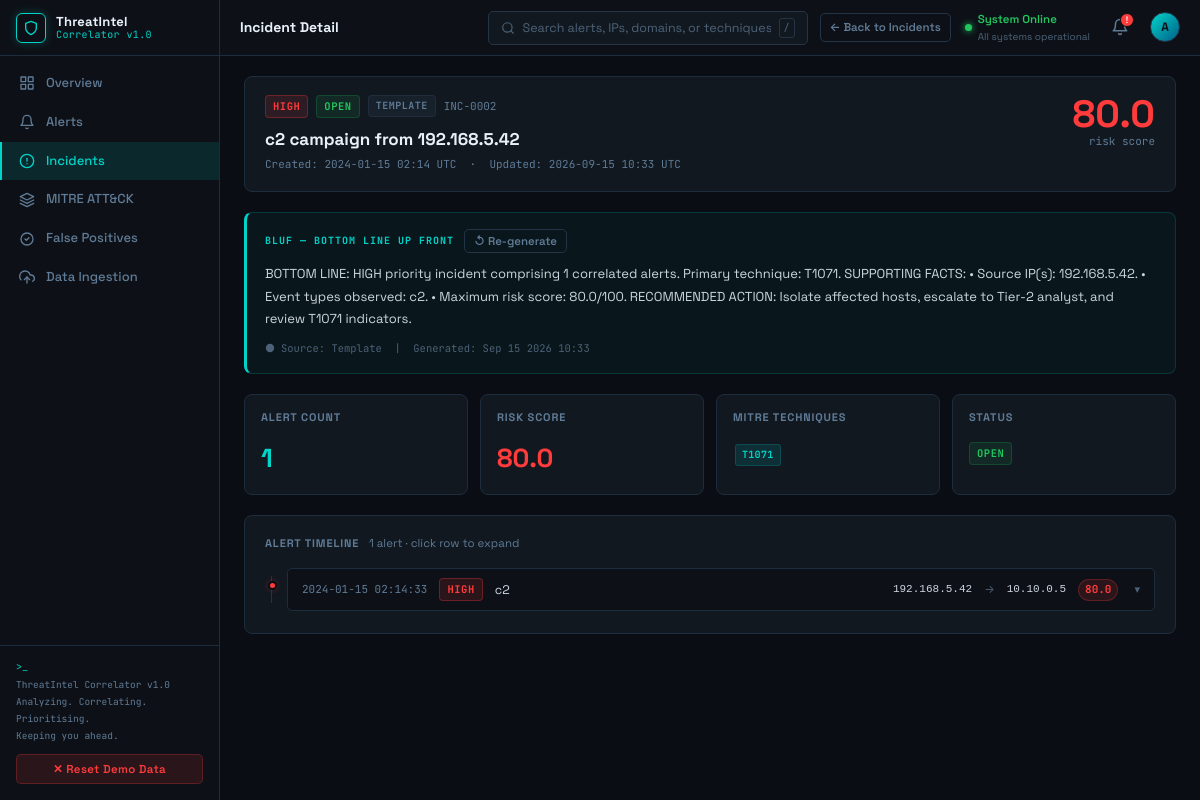
Screenshot of /incidents/2 with the database file from the repository.
### app/models/incident.py (models this page shows, shortened)
class Incident(db.Model):
    __tablename__ = "incidents"
    id = db.Column(db.Integer, primary_key=True)
    title = db.Column(db.Text, nullable=True)
    priority = db.Column(db.Text, nullable=True)          # HIGH / MEDIUM / LOW
    risk_score = db.Column(db.Float, nullable=True)
    alert_count = db.Column(db.Integer, default=0)
    mitre_techniques = db.Column(db.Text, nullable=True)  # comma-separated IDs
    bluf_summary = db.Column(db.Text, nullable=True)
    bluf_source = db.Column(db.Text, nullable=True)       # "watsonx" or "template"
    status = db.Column(db.Text, default="open")           # open / investigating / closed
    created_at = db.Column(db.DateTime, default=lambda: datetime.now(timezone.utc))
    updated_at = db.Column(
        db.DateTime,
        default=lambda: datetime.now(timezone.utc),
        onupdate=lambda: datetime.now(timezone.utc),
    )
    alerts = db.relationship(
        "Alert",
        secondary="alert_incidents",
        back_populates="incidents",
        lazy="dynamic",
    )

### app/models/alert.py (models this page shows, shortened)
class Alert(db.Model):
    __tablename__ = "alerts"
    id = db.Column(db.Integer, primary_key=True)
    external_id = db.Column(db.Text, nullable=True)
    source_feed = db.Column(db.Text, nullable=True)
    timestamp = db.Column(db.DateTime, nullable=True)
    source_ip = db.Column(db.Text, nullable=True)
    dest_ip = db.Column(db.Text, nullable=True)
    event_type = db.Column(db.Text, nullable=True)
    severity_raw = db.Column(db.Text, nullable=True)
    description = db.Column(db.Text, nullable=True)
    risk_score = db.Column(db.Float, nullable=True)
    priority = db.Column(db.Text, nullable=True)          # HIGH / MEDIUM / LOW
    is_false_positive = db.Column(db.Boolean, default=False)
    fp_reason = db.Column(db.Text, nullable=True)
    mitre_technique_id = db.Column(db.Text, nullable=True)
    mitre_technique_name = db.Column(db.Text, nullable=True)
    raw_data = db.Column(db.JSON, nullable=True)
    score_breakdown = db.Column(db.JSON, nullable=True)
    created_at = db.Column(db.DateTime, default=lambda: datetime.now(timezone.utc))
    incidents = db.relationship(
        "Incident",
        secondary="alert_incidents",
        back_populates="alerts",
        lazy="dynamic",
    )

### app/routes/dashboard.py (the view)
@dashboard_bp.route("/incidents/<int:incident_id>")
def incident_detail(incident_id):
    incident = db.session.get(Incident, incident_id)
    if incident is None:
        abort(404)
    constituent_alerts = sorted(
        list(incident.alerts), key=lambda a: (a.timestamp or a.created_at or 0)
    )
    return render_template(
        "dashboard/incident_detail.html",
        incident=incident,
        constituent_alerts=constituent_alerts,
    )

### app/templates/dashboard/incident_detail.html (shortened to what this page needs)
{% extends "base.html" %}
{% block page_title %}Incident Detail{% endblock %}
{% block topbar_actions %}
  <a href="{{ url_for('dashboard.incidents') }}" class="btn btn-secondary btn-sm">← Back to Incidents</a>
{% endblock %}
{% block content %}
{% set p = (incident.priority or 'UNKNOWN')|upper %}
{% set status = incident.status or 'open' %}
<div class="card mb-5">
  <div style="display:flex;align-items:flex-start;gap:16px;flex-wrap:wrap">
    <div style="flex:1;min-width:0">
      <div style="display:flex;align-items:center;gap:8px;margin-bottom:10px;flex-wrap:wrap">
        <span class="badge badge-{{ p|lower }}">{{ p }}</span>
        <span class="badge badge-{{ 'invest' if status == 'investigating' else status }}">{{ status }}</span>
        {% if incident.bluf_source == 'watsonx' %}
          <span class="badge badge-watsonx">✦ watsonx AI</span>
        {% else %}
          <span class="badge badge-template">Template</span>
        {% endif %}
        <span class="font-mono" style="color:var(--muted2);font-size:11px">INC-{{ '%04d' | format(incident.id) }}</span>
      </div>
      <h1 style="font-size:17px;font-weight:700;color:var(--text-bright);line-height:1.3;margin-bottom:6px">
        {{ incident.title or 'Untitled Incident' }}
      </h1>
      <div class="font-mono" style="color:var(--muted2);font-size:11px">
        Created: {{ incident.created_at.strftime('%Y-%m-%d %H:%M UTC') if incident.created_at else '—' }}
        &nbsp;·&nbsp;
        Updated: {{ incident.updated_at.strftime('%Y-%m-%d %H:%M UTC') if incident.updated_at else '—' }}
      </div>
    </div>
    <div style="text-align:right;flex-shrink:0">
      <div style="font-size:38px;font-weight:900;color:var(--{{ 'high' if (incident.risk_score or 0) >= 70 else ('medium' if (incident.risk_score or 0) >= 40 else 'low') }});line-height:1;font-family:var(--font-ui)">
        {{ (incident.risk_score or 0)|round(1) }}
      </div>
      <div class="font-mono" style="color:var(--muted2);font-size:11px">risk score</div>
    </div>
  </div>
</div>
<div class="bluf-box mb-5" id="bluf-box">
  <div class="bluf-header">
    <span class="bluf-label">BLUF — Bottom Line Up Front</span>
    <button class="btn btn-secondary btn-sm" id="btn-regen-bluf" data-incident-id="{{ incident.id }}">
      ↺ Re-generate
    </button>
  </div>
  <div class="bluf-text" id="bluf-text">
    {% if incident.bluf_summary %}
      {{ incident.bluf_summary }}
    {% else %}
      <span class="text-muted">No BLUF generated yet. Click "Re-generate" to create one.</span>
    {% endif %}
  </div>
  <div class="bluf-attribution">
    {% if incident.bluf_source == 'watsonx' %}
      <svg width="10" height="10" viewBox="0 0 24 24" fill="var(--cyan)"><circle cx="12" cy="12" r="10"/></svg>
      Source: AI (watsonx)
    {% else %}
      <svg width="10" height="10" viewBox="0 0 24 24" fill="var(--muted)"><circle cx="12" cy="12" r="10"/></svg>
      Source: Template
    {% endif %}
    &nbsp;|&nbsp; Generated: {{ incident.updated_at.strftime('%b %d %Y %H:%M') if incident.updated_at else '—' }}
  </div>
</div>
<div style="display:grid;grid-template-columns:repeat(auto-fit,minmax(140px,1fr));gap:12px;margin-bottom:20px">
  <div class="card" style="padding:14px 16px">
    <div class="card-title">Alert Count</div>
    <div style="font-size:26px;font-weight:800;color:var(--cyan)">{{ incident.alert_count or 0 }}</div>
  </div>
  <div class="card" style="padding:14px 16px">
    <div class="card-title">Risk Score</div>
    <div style="font-size:26px;font-weight:800;color:var(--{{ 'high' if (incident.risk_score or 0) >= 70 else ('medium' if (incident.risk_score or 0) >= 40 else 'low') }})">
      {{ (incident.risk_score or 0)|round(1) }}
    </div>
  </div>
  <div class="card" style="padding:14px 16px">
    <div class="card-title">MITRE Techniques</div>
    <div style="padding-top:4px">
      {% if incident.mitre_techniques %}
        {% for tech in incident.mitre_techniques.split(',') %}
          {% set t = tech.strip() %}{% if t %}
          <span class="tag" style="margin:2px">{{ t }}</span>
          {% endif %}
        {% endfor %}
      {% else %}
        <span class="text-muted">None mapped</span>
      {% endif %}
    </div>
  </div>
  <div class="card" style="padding:14px 16px">
    <div class="card-title">Status</div>
    <div style="padding-top:4px">
      <span class="badge badge-{{ 'invest' if status == 'investigating' else status }}">{{ status }}</span>
    </div>
  </div>
</div>
<div class="card">
  <div class="card-title" style="margin-bottom:16px">
    Alert Timeline
    <span style="font-weight:400;color:var(--muted2);text-transform:none;letter-spacing:0;font-size:11.5px;margin-left:6px;font-family:var(--font-ui)">
      {{ constituent_alerts | length }} alert{{ 's' if constituent_alerts | length != 1 }} · click row to expand
    </span>
  </div>
  {% if constituent_alerts %}
  <div class="timeline">
    {% for alert in constituent_alerts %}
    {% set ap = (alert.priority or 'UNKNOWN')|upper %}
    <div class="timeline-item">
      <div class="timeline-dot {{ ap|lower }}"></div>
      <div style="background:var(--bg2);border:1px solid var(--border);border-radius:var(--radius-sm);margin-bottom:4px;overflow:hidden">
        <div class="row-clickable" data-target="tl-detail-{{ alert.id }}"
             style="display:flex;align-items:center;gap:12px;padding:9px 14px;cursor:pointer"
             onclick="toggleTimelineDetail('tl-detail-{{ alert.id }}')">
          <span class="font-mono" style="color:var(--muted2);white-space:nowrap;font-size:11px">
            {{ alert.timestamp.strftime('%Y-%m-%d %H:%M:%S') if alert.timestamp else '—' }}
          </span>
          <span class="badge badge-{{ ap|lower }}">{{ ap }}</span>
          <span style="flex:1;font-size:12.5px;color:var(--text)">{{ alert.event_type or '—' }}</span>
          <code style="font-size:11px">{{ alert.source_ip or '—' }}</code>
          <span class="text-muted" style="font-size:11px">→</span>
          <code style="font-size:11px">{{ alert.dest_ip or '—' }}</code>
          <span class="score-badge score-{{ 'high' if (alert.risk_score or 0) >= 70 else ('medium' if (alert.risk_score or 0) >= 40 else 'low') }}" style="font-size:11px">
            {{ (alert.risk_score or 0)|round(1) }}
          </span>
          <span class="text-muted" style="font-size:11px;margin-left:4px">▾</span>
        </div>
      </div>
    </div>
    {% endfor %}
  </div>
  {% else %}
  <p class="text-muted">No constituent alerts found.</p>
  {% endif %}
</div>
{% endblock %}

### app/static/css/main.css (style rules this page uses)
*, *::before, *::after { box-sizing: border-box; margin: 0; padding: 0; }
:root { --bg: #0a0e14; --bg2: #0d1117; --sidebar-bg: #0d1117; --card-bg: #111820; --card-bg2: #0f1621; --border: #1e2d3d; --border2: #243447; --text: #cdd6e0; --text-bright: #e8f0f8; --muted: #4d6278; --muted2: #607b96; --cyan: #00d4c8; --cyan-dim: rgba(0,212,200,0.12); --cyan-glow: rgba(0,212,200,0.25); --high: #ff3b3b; --high-dim: rgba(255,59,59,0.12); --high-glow: rgba(255,59,59,0.3); --medium: #f59e0b; --medium-dim: rgba(245,158,11,0.12); --low: #22c55e; --low-dim: rgba(34,197,94,0.10); --blue: #3b82f6; --blue-dim: rgba(59,130,246,0.12); --sidebar-w: 220px; --topbar-h: 56px; --radius: 8px; --radius-sm: 5px; --radius-lg: 12px; --transition: 0.15s ease; --font-mono: 'JetBrains Mono', 'Courier New', monospace; --font-ui: 'Space Grotesk', system-ui, -apple-system, sans-serif; }
html, body { height: 100%; background: var(--bg); color: var(--text); font-family: var(--font-ui); font-size: 13.5px; line-height: 1.6; }
a { color: var(--cyan); text-decoration: none; }
.card { background: var(--card-bg); border: 1px solid var(--border); border-radius: var(--radius); padding: 18px 20px; }
.card-title { font-size: 11px; font-weight: 700; letter-spacing: 0.08em; text-transform: uppercase; color: var(--muted2); margin-bottom: 12px; }
.badge { display: inline-block; padding: 2px 7px; border-radius: 4px; font-size: 10.5px; font-weight: 700; letter-spacing: 0.05em; text-transform: uppercase; font-family: var(--font-mono); }
.badge-high { background: var(--high-dim); color: var(--high); border: 1px solid rgba(255,59,59,0.3); }
.badge-open { background: var(--low-dim); color: var(--low); border: 1px solid rgba(34,197,94,0.2); }
.badge-template { background: rgba(77,98,120,0.12); color: var(--muted2); border: 1px solid rgba(77,98,120,0.2); font-size: 10px; }
.score-badge { display: inline-flex; align-items: center; justify-content: center; min-width: 38px; height: 22px; border-radius: 11px; font-size: 11px; font-weight: 700; font-family: var(--font-mono); padding: 0 6px; }
.score-high { background: var(--high-dim); color: var(--high); border: 1px solid rgba(255,59,59,0.25); }
.btn { display: inline-flex; align-items: center; gap: 5px; padding: 6px 13px; border-radius: var(--radius-sm); font-size: 12.5px; font-weight: 600; cursor: pointer; border: 1px solid transparent; transition: all var(--transition); text-decoration: none !important; font-family: var(--font-ui); }
.btn-secondary { background: transparent; color: var(--muted2); border-color: var(--border2); }
.btn-sm { padding: 4px 9px; font-size: 11.5px; }
.tag { display: inline-block; padding: 2px 6px; background: var(--cyan-dim); border: 1px solid rgba(0,212,200,0.18); border-radius: 3px; font-size: 10px; font-weight: 700; color: var(--cyan); letter-spacing: 0.03em; font-family: var(--font-mono); cursor: pointer; transition: background var(--transition); }
.bluf-box { background: rgba(0,212,200,0.04); border: 1px solid rgba(0,212,200,0.18); border-left: 3px solid var(--cyan); border-radius: var(--radius); padding: 16px 18px; margin-bottom: 18px; }
.bluf-header { display: flex; align-items: center; gap: 10px; margin-bottom: 10px; flex-wrap: wrap; }
.bluf-label { font-size: 10px; font-weight: 700; letter-spacing: 0.1em; text-transform: uppercase; color: var(--cyan); font-family: var(--font-mono); }
.bluf-text { font-size: 13px; line-height: 1.7; color: var(--text); }
.bluf-attribution { margin-top: 10px; font-size: 10.5px; color: var(--muted); font-family: var(--font-mono); display: flex; align-items: center; gap: 6px; }
.timeline { position: relative; padding-left: 22px; }
.timeline::before { content: ''; position: absolute; left: 6px; top: 8px; bottom: 8px; width: 1px; background: var(--border2); border-radius: 1px; }
.timeline-item { position: relative; margin-bottom: 4px; }
.timeline-dot { position: absolute; left: -19px; top: 13px; width: 9px; height: 9px; border-radius: 50%; background: var(--border2); border: 2px solid var(--bg); }
.timeline-dot.high { background: var(--high); box-shadow: 0 0 6px var(--high-glow); }
.mb-5 { margin-bottom: 20px; }
.text-muted { color: var(--muted); }
.font-mono { font-family: var(--font-mono); font-size: 12px; }

### rows the page displays
Incident: status "OPEN", id "0002", title "c2 campaign from 192.168.5.42", created_at "2024-01-15 02:14 UTC", updated_at "2026-09-15 10:33 UTC", risk_score "80.0", bluf_summary "BOTTOM LINE: HIGH priority incident comprising 1 correlated alerts. Primary technique: T1071. SUPPORTING FACTS: • Source IP(s): 192.168.5.42. • Event types observed: c2. • Maximum risk score: 80.0/100. RECOMMENDED ACTION: Isolate affected hosts, escalate to Tier-2 analyst, and review T1071 indicators.", updated_at "Sep 15 2026 10:33", alert_count "1", mitre_techniques "T1071"
Alert: timestamp "2024-01-15 02:14:33", priority "HIGH", event_type "c2", source_ip "192.168.5.42", dest_ip "10.10.0.5", risk_score "80.0"

### other values shown
{{ p }} "HIGH"
{{ constituent_alerts | length }} "1"
